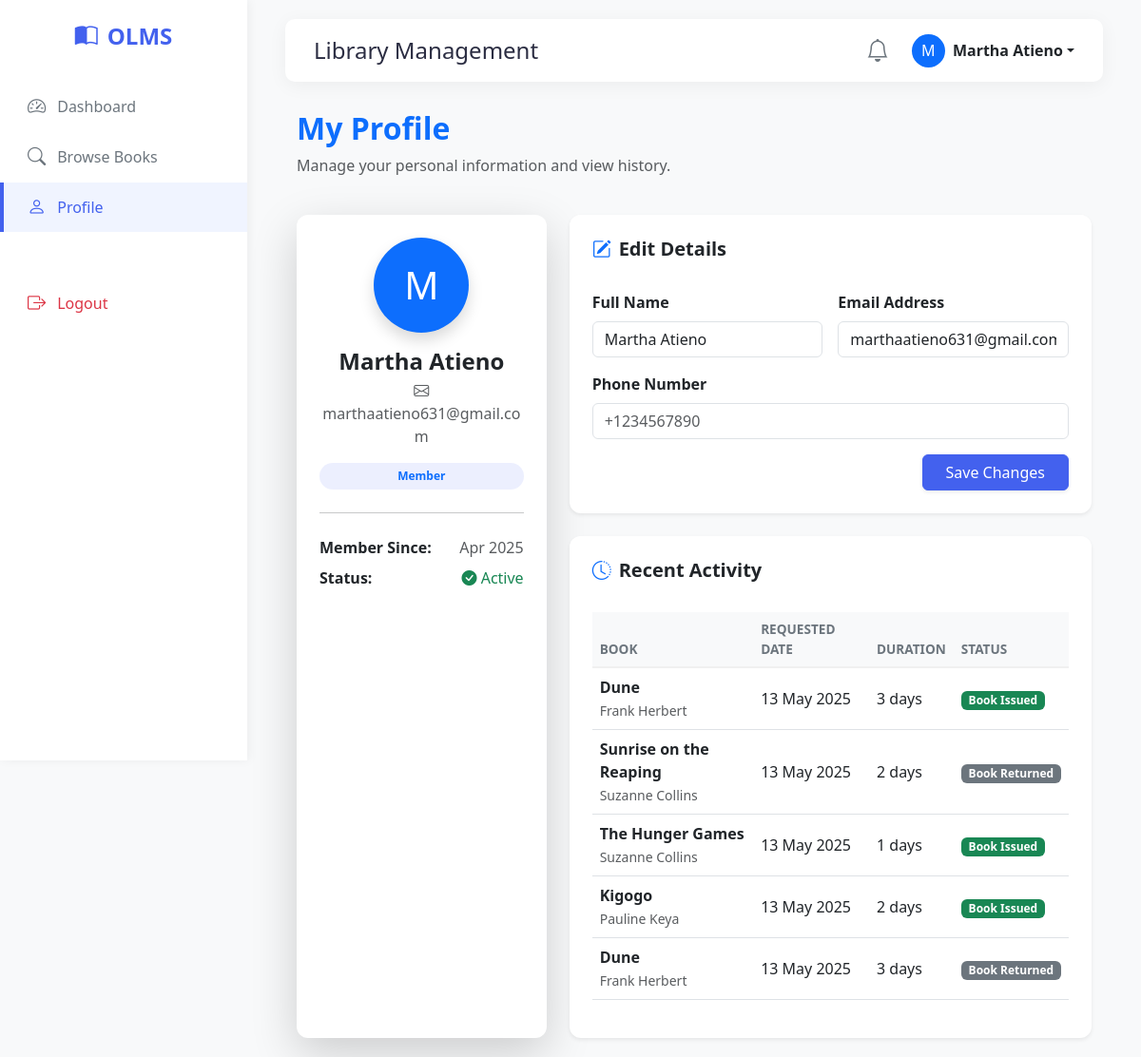
Page /profile.php (signed in) on the earlier database version.
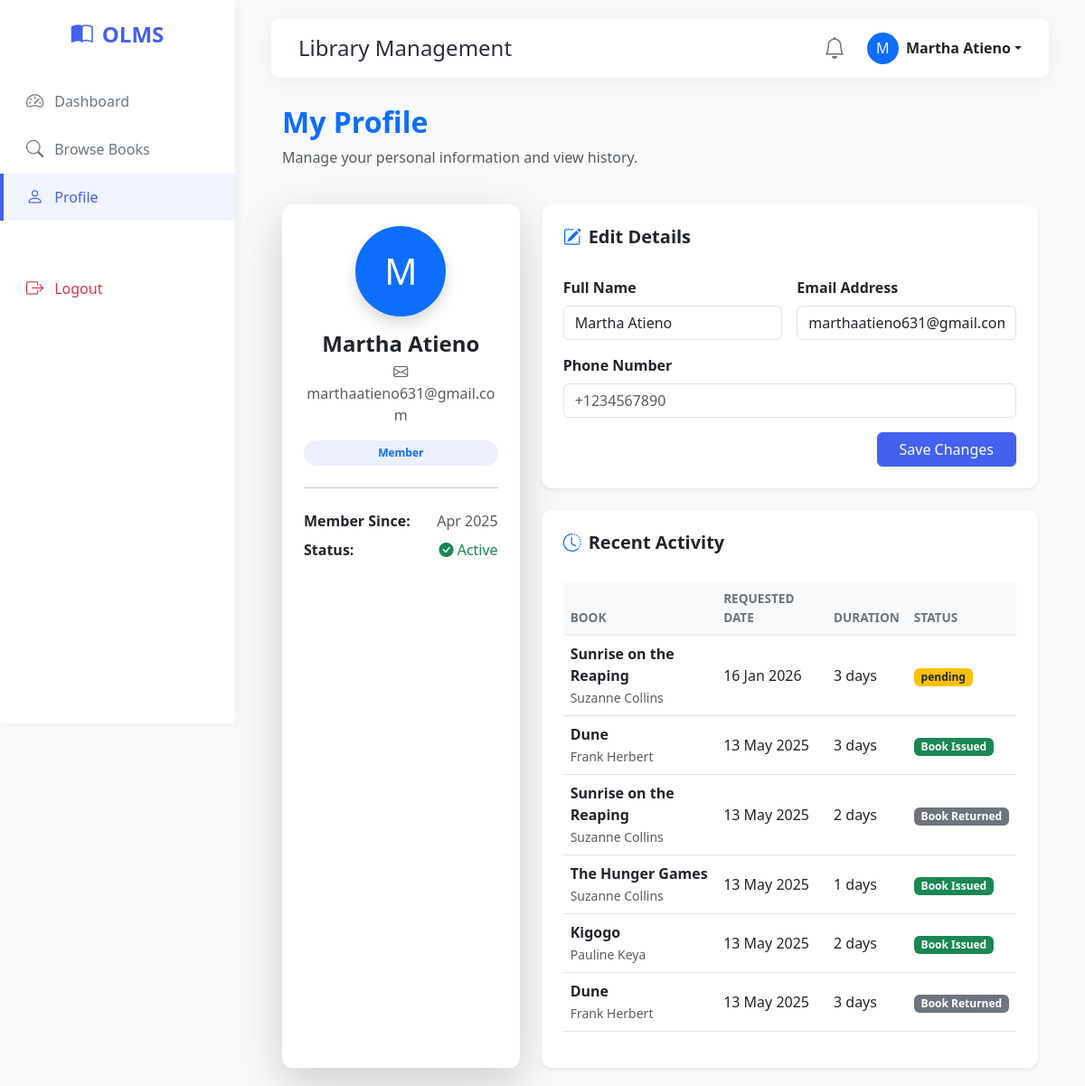
Same page on the later database version.
### tables this page shows
CREATE TABLE `borrow_requests` (
  `id` int(11) NOT NULL,
  `book_id` int(11) NOT NULL,
  `user_id` int(11) NOT NULL,
  `days` int(11) NOT NULL,
  `total_cost` decimal(10,2) NOT NULL,
  `status` enum('pending','Book Issued','Rejected','Book Returned') DEFAULT 'pending',
  `requested_at` timestamp NOT NULL DEFAULT current_timestamp(),
  `updated_at` timestamp NOT NULL DEFAULT current_timestamp() ON UPDATE current_timestamp()
);

CREATE TABLE `books` (
  `id` int(11) NOT NULL,
  `title` varchar(255) NOT NULL,
  `author` varchar(255) NOT NULL,
  `category_id` int(11) NOT NULL,
  `isbn` varchar(50) NOT NULL,
  `quantity` int(11) NOT NULL,
  `created_at` timestamp NOT NULL DEFAULT current_timestamp(),
  `cover_photo` varchar(255) DEFAULT NULL
);

### profile.php (the view, shortened to what the changed rows need)
<?php
include 'includes/header.php';
$user_id = $_SESSION['user_id'];
$history_sql = "
    SELECT books.title, books.author, borrow_requests.days, borrow_requests.total_cost, borrow_requests.requested_at, borrow_requests.status
    FROM borrow_requests
    INNER JOIN books ON borrow_requests.book_id = books.id
    WHERE borrow_requests.user_id = $user_id
    ORDER BY borrow_requests.requested_at DESC";
$history_result = $conn->query($history_sql);
?>
<div class="container fade-in">
    <div class="d-flex justify-content-between align-items-center mb-4">
        <div>
            <h2 class="fw-bold text-primary">My Profile</h2>
        </div>
    </div>
    <div class="row g-4">
        <div class="col-md-8">
            <div class="card border-0 shadow-sm">
                <div class="card-body p-4">
                     <?php if ($history_result->num_rows > 0): ?>
                        <div class="table-responsive">
                            <table class="table table-hover align-middle">
                                <thead class="table-light">
                                    <tr>
                                        <th>Book</th>
                                        <th>Requested Date</th>
                                        <th>Duration</th>
                                        <th>Status</th>
                                    </tr>
                                </thead>
                                <tbody>
                                    <?php while ($history = $history_result->fetch_assoc()): ?>
                                        <tr>
                                            <td>
                                                <div class="fw-bold text-dark"><?= htmlspecialchars($history['title']) ?></div>
                                                <small class="text-muted"><?= htmlspecialchars($history['author']) ?></small>
                                            </td>
                                            <td><?= date('d M Y', strtotime($history['requested_at'])); ?></td>
                                            <td><?= $history['days']; ?> days</td>
                                            <td>
                                                <?php
                                                $statusClass = match($history['status']) {
                                                    'Book Issued' => 'bg-success',
                                                    'Book Returned' => 'bg-secondary',
                                                    'Rejected' => 'bg-danger',
                                                    default => 'bg-warning text-dark'
                                                };
                                                ?>
                                                <span class="badge <?= $statusClass ?>"><?= $history['status'] ?></span>
                                            </td>
                                        </tr>
                                    <?php endwhile; ?>
                                </tbody>
                            </table>
                        </div>
                    <?php else: ?>
                        <div class="text-center py-4">
                            <p class="text-muted mb-0">No borrowing history found.</p>
                        </div>
                    <?php endif; ?>
                </div>
            </div>
        </div>
    </div>
</div>
<?php include 'includes/footer.php'; ?>

Differences in the rows shown:
added borrow_requests: book.title "Sunrise on the Reaping", book.author "Suzanne Collins", requested_at "16 Jan 2026", days "3", status "pending"
